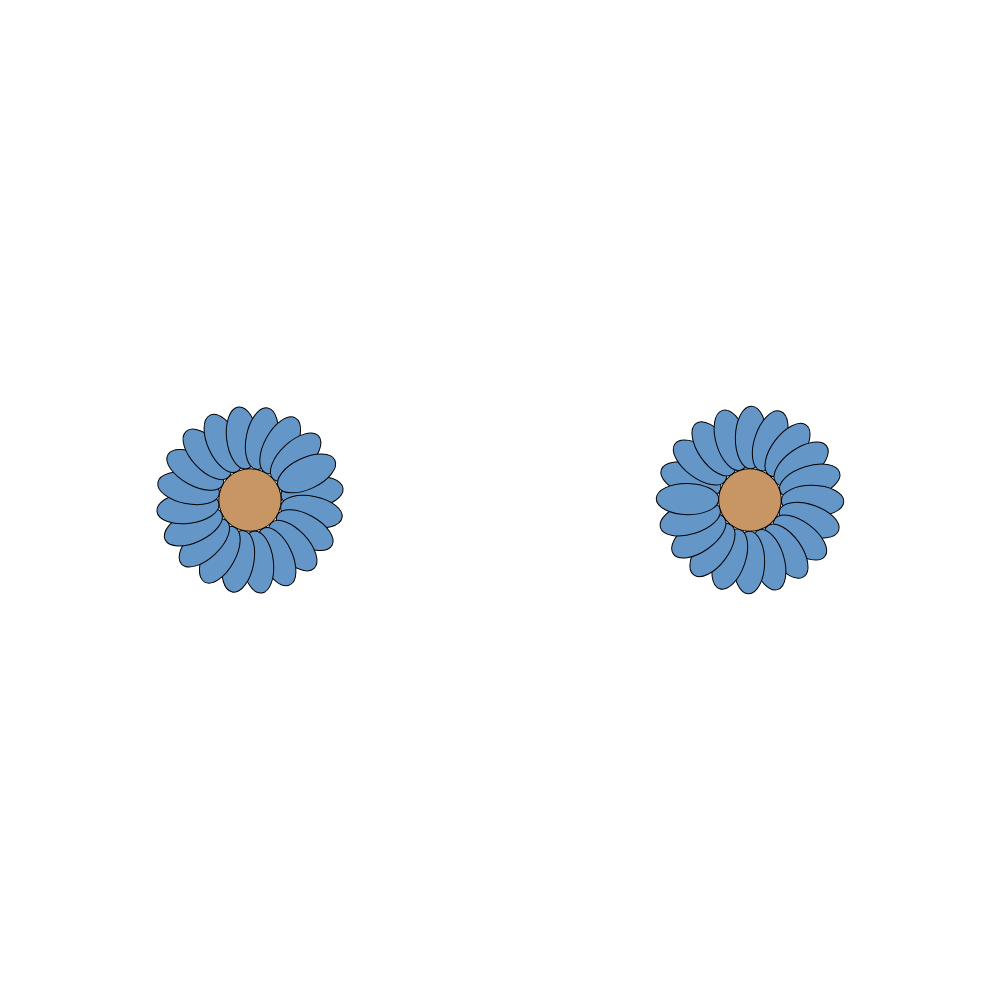
Frame 1 (no input)
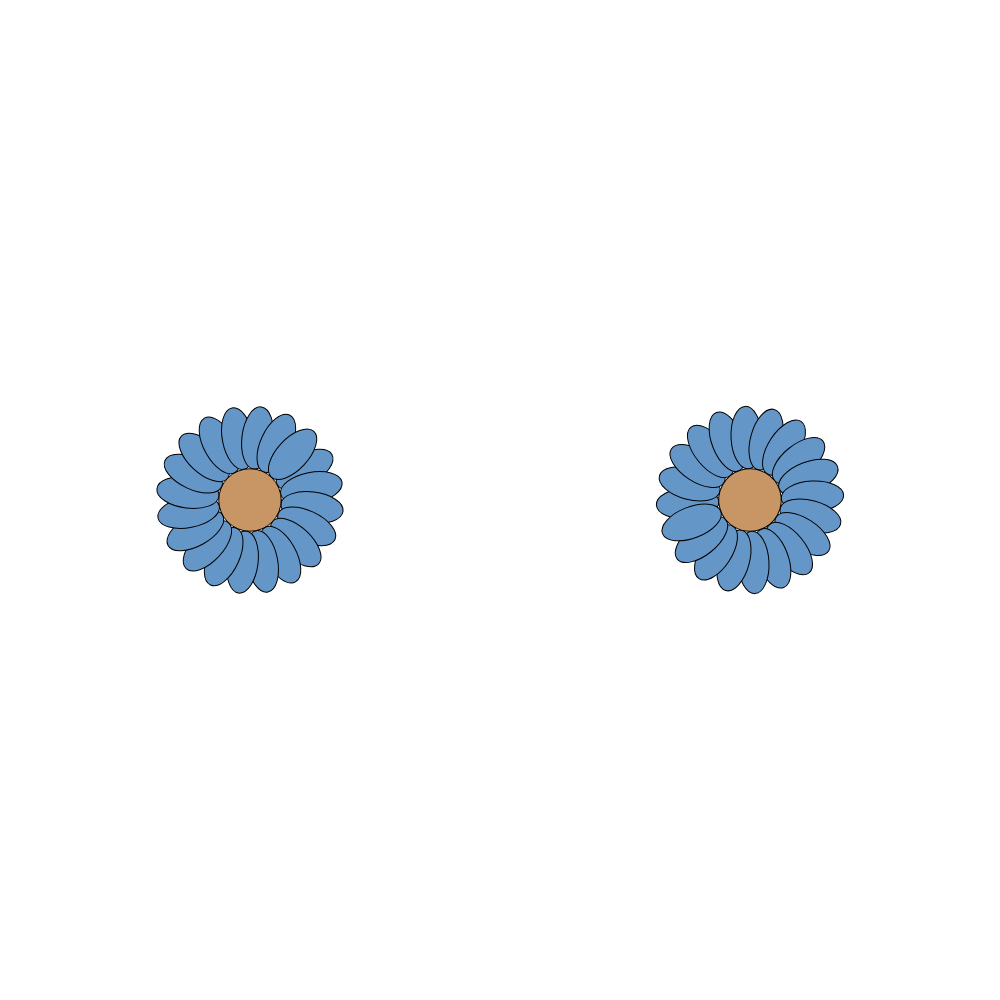
Frame 60 (no input)
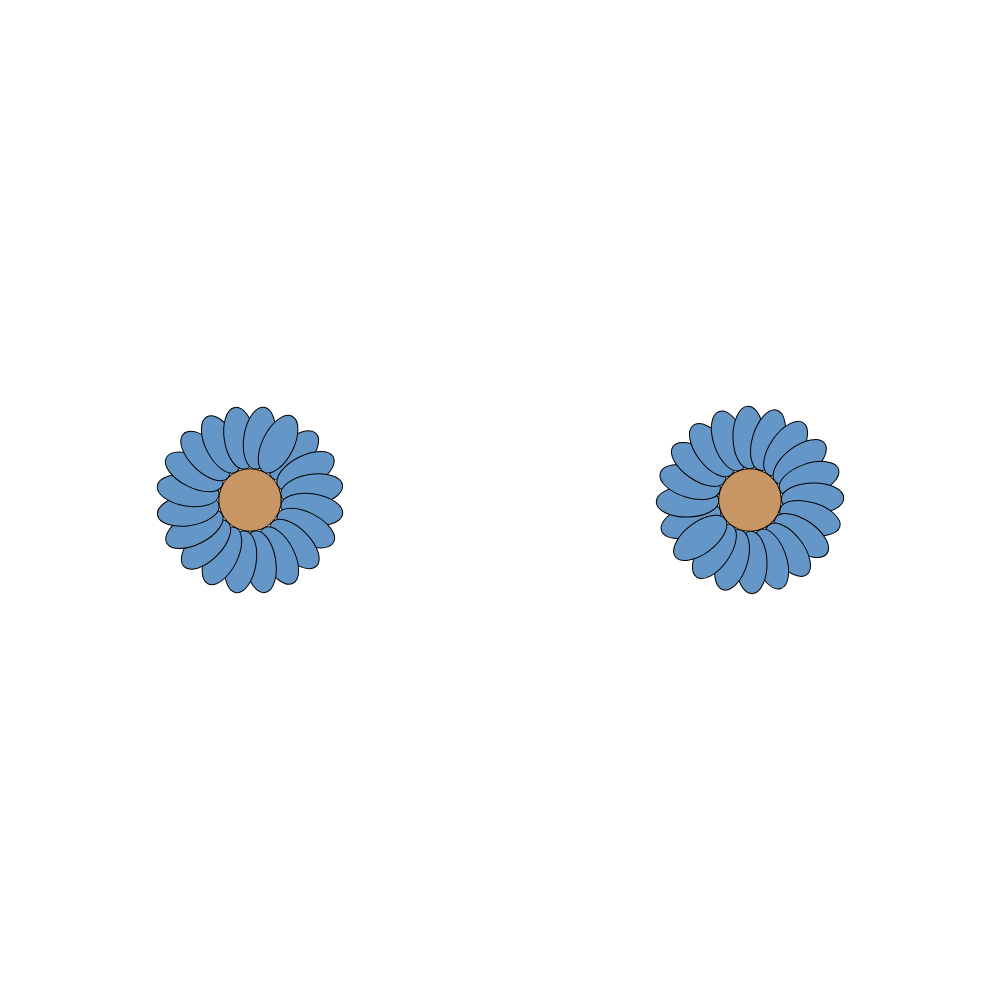
Frame 120 (the mouse pressed at the canvas centre since frame 60)

The p5.js sketch that drew these frames (run headless with seeded random() and noise() and a simulated clock; from frame 60 on, the mouse is pressed at the canvas centre):

// p5.js sketch
// ── sketch.js
// Sketch Title - for MuW201 Tangible Computing, 2019
// Firstname Lastname 
// GitHub Username
// Date 


let flower01
let flower02 

function setup(){

	createCanvas(1000,1000);
	background(255)

	flower01 = createFlower()
	flower02 = createFlower()
	// drawFlower (flower01)
	


}

function draw(){
	background(255)
	push()
	translate(width/4,height/2)
	drawFlower(flower01)
	pop()

    push()
	translate(width*0.75,height/2)
	rotate(0.5)
	drawFlower(flower02)
	pop()

}


	
function createFlower(){

	let flower = {}
	flower.posX = 0
	flower.posY = 0 
	flower.numPetals = 20
	flower.innerRadius = width/16
	flower.outerRadius = width/8
	flower.color1 = [100,150,200]
	flower.color2 = [200,150,100]
	flower.rotation = random(0,TWO_PI)
	flower.speed = 
	flower.scale = 1
	
	return flower


}

function drawFlower(flower){

	fill(flower.color1)
	flower.rotation += 0.1

	push()
		translate(flower.posX,flower.posY)
		rotate(flower.rotation)


	for(var angle = 0; angle < TWO_PI; angle += TWO_PI/flower.numPetals){

		// console.log(angle)

		push()

		rotate(angle)
		ellipse(0,flower.innerRadius,(flower.outerRadius-flower.innerRadius)/2,flower.outerRadius-flower.innerRadius)
		pop()

	}

	pop()

fill(flower.color2)
ellipse(flower.posX, flower.posY, flower.innerRadius, flower.innerRadius)

}
